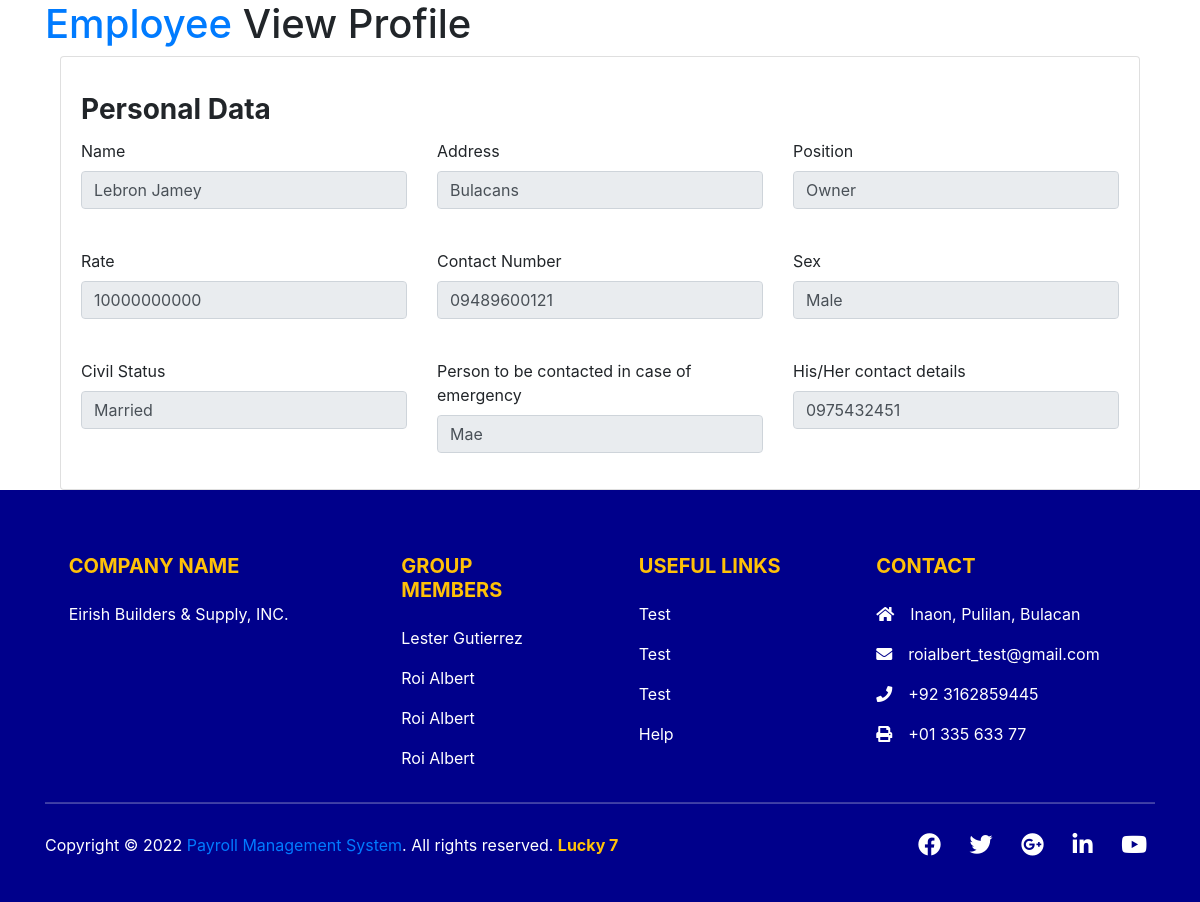
Page /view.php?id=24 on the committed database.
### tables this page shows
CREATE TABLE `employee` (
  `id` int(11) NOT NULL,
  `emp_id` varchar(50) NOT NULL,
  `name` varchar(50) NOT NULL,
  `address` varchar(50) NOT NULL,
  `position` varchar(50) NOT NULL,
  `rate` double NOT NULL,
  `phonenumber` varchar(45) NOT NULL,
  `sex` varchar(45) NOT NULL,
  `birth_date` date NOT NULL,
  `civil_status` varchar(45) NOT NULL,
  `emergency_name` varchar(45) NOT NULL,
  `emergency_contact` varchar(45) NOT NULL,
  `job_id` int(11) NOT NULL,
  `salary_id` int(11) NOT NULL
);

### view.php (the view, shortened to what this page needs)
<?php
include 'config.php';
require_once('scripts.php');
$id = $_GET['id'];
$employee="SELECT * FROM `employee` WHERE id=$id";
$result = mysqli_query($link, $employee);
$row = mysqli_fetch_assoc($result);
?>
<!DOCTYPE html>
<html lang="en">
<head>
    <link rel="stylesheet" href="https://cdn.jsdelivr.net/npm/bootstrap@5.2.2/dist/css/bootstrap.min.css">
</head>
<body class="" v-on:click="Reload">
<table>
        <div class="container">
            <div class="page-header">
              <h1 class="page-title">
                <a href="employee.php" class="text-primary">Employee</a> <i style="font-size: 50px;" class="fa-solid fa-chevrons-right"></i> View Profile
              </h1>
             </div>
     <div class="col-12">
                <div class="card">
               <div class="">
              <form class="" method="POST" action="">
                <div class="card-body">
                  <h3 class="card-title"><strong>Personal Data</strong></h3>
                  <div class="row">
                  <div class="col-md-4">
                      <div class="form-group">
                        <label class="form-label">Name</label>
                        <input type="text" readonly="" name="name" class="form-control" value="<?php echo $row['name'] ?>">
                      </div>
                    </div>
                    <div class="col-md-4">
                      <div class="form-group">
                        <label class="form-label">Address</label>
                        <input type="text" readonly="" name="address" class="form-control" value="<?php echo $row['address'] ?>">
                      </div>
                    </div>
                    <div class="col-md-4">
                      <div class="form-group">
                        <label class="form-label">Position</label>
                        <input type="text" readonly="" name="position" class="form-control" value="<?php echo $row['position'] ?>">
                      </div>
                    </div>
                    <div class="col-md-4 mt-4">
                      <div class="form-group">
                        <label class="form-label">Rate</label>
                        <input type="text" readonly="" name="rate" class="form-control" value="<?php echo $row['rate'] ?>">
                      </div>
                    </div>
                    <div class="col-md-4 mt-4">
                      <div class="form-group">
                        <label class="form-label">Contact Number</label>
                        <input type="text" readonly="" name="phonenumber" class="form-control" value="<?php echo $row['phonenumber'] ?>">
                      </div>
                    </div>
                    <div class="col-md-4 mt-4">
                      <div class="form-group">
                        <label class="form-label">Sex</label>
                        <input type="text" readonly="" name="sex" class="form-control" value="<?php echo $row['sex'] ?>">
                      </div>
                    </div>
                    <div class="col-md-4 mt-4">
                      <div class="form-group">
                        <label class="form-label">Civil Status</label>
                        <input type="text" readonly="" name="civil_status" class="form-control" value="<?php echo $row['civil_status'] ?>">
                      </div>
                    </div>
                    <div class="col-md-4 mt-4">
                      <div class="form-group">
                        <label class="form-label">Person to be contacted in case of emergency</label>
                        <input type="text" readonly="" name="emergency_name" class="form-control" value="<?php echo $row['emergency_name'] ?>">
                      </div>
                    </div>
                    <div class="col-md-4 mt-4">
                      <div class="form-group">
                        <label class="form-label">His/Her contact details</label>
                        <input type="text" readonly="" name="emergency_contact" class="form-control" value="<?php echo $row['emergency_contact'] ?>">
                      </div>
                    </div>
        </table>
        <?php require_once('footer.php'); ?>
</body>
</html>

### rows in the picture
employee: name "Lebron Jamey", address "Bulacans", position "Owner", rate "10000000000", phonenumber "09489600121", sex "Male", civil_status "Married", emergency_name "Mae", emergency_contact "0975432451"
